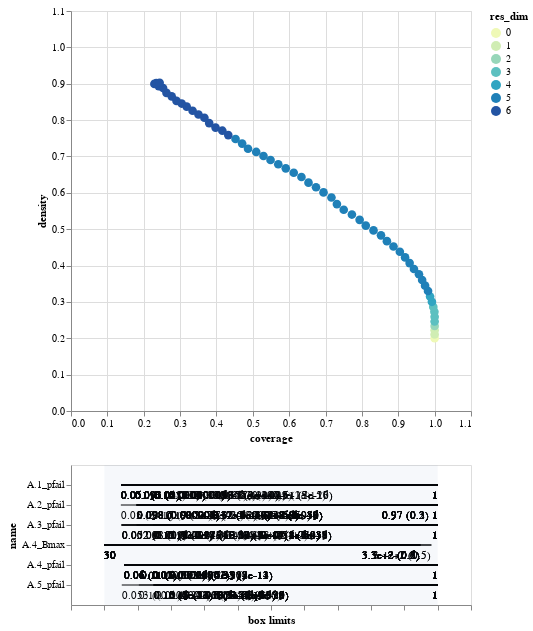

Here is the notebook cell this chart was saved with:
### Code cell
box.inspect_tradeoff()

### Figure 1 — Vega-Lite specification as saved in the notebook (floating-point values rounded to 4 significant figures; data arrays with more than 128 entries replaced by an {"elided": "..."} marker saying what was removed)
{"config": {"view": {"continuousWidth": 300, "continuousHeight": 300}}, "vconcat": [{"data": {"name": "data-16edd559a63a4d08633c9bd69ba12582"}, "mark": {"type": "circle", "size": 75}, "encoding": {"color": {"field": "res_dim", "scale": {"range": ["#eff9b6", "#d0edb3", "#97d6b9", "#5dc0c0", "#31a5c2", "#1f80b8", "#2354a3", "#21318d"]}, "type": "ordinal"}, "opacity": {"condition": {"param": "param_10", "value": 1}, "value": 0.4}, "tooltip": [{"field": "id", "type": "quantitative"}, {"field": "coverage", "format": ".2", "type": "quantitative"}, {"field": "density", "format": ".2", "type": "quantitative"}, {"field": "res_dim", "type": "ordinal"}], "x": {"field": "coverage", "scale": {"domain": [0, 1.1]}, "type": "quantitative"}, "y": {"field": "density", "scale": {"domain": [0, 1.1]}, "type": "quantitative"}}, "height": 400, "name": "view_10", "width": 400}, {"layer": [{"data": {"name": "data-a7d936b1b31cafd89b801e9d382fa5d8"}, "mark": {"type": "rule"}, "encoding": {"x": {"axis": {"grid": false, "labels": false, "title": "box limits"}, "field": "x_lower", "scale": {"domain": [0, 1], "padding": 0.1}, "type": "quantitative"}, "x2": {"field": "x_upper"}, "y": {"field": "name", "scale": {"padding": 1.0}, "type": "nominal"}}, "transform": [{"calculate": "(datum.x1-datum.minimum)/(datum.maximum-datum.minimum)", "as": "x_lower"}, {"calculate": "(datum.x2-datum.minimum)/(datum.maximum-datum.minimum)", "as": "x_upper"}, {"filter": {"param": "param_10"}}]}, {"data": {"name": "data-a7d936b1b31cafd89b801e9d382fa5d8"}, "mark": {"type": "text", "align": "left", "baseline": "top", "dy": 5}, "encoding": {"text": {"field": "text", "type": "ordinal"}, "x": {"axis": {"grid": false, "labels": false, "title": "box limits"}, "field": "x_lower", "scale": {"domain": [0, 1], "padding": 0.1}, "type": "quantitative"}, "x2": {"field": "x_upper"}, "y": {"field": "name", "scale": {"padding": 1.0}, "type": "nominal"}}, "transform": [{"calculate": "(datum.x1-datum.minimum)/(datum.maximum-datum.minimum)", "as": "x_lower"}, {"calculate": "(datum.x2-datum.minimum)/(datum.maximum-datum.minimum)", "as": "x_upper"}, {"filter": {"param": "param_10"}}, {"calculate": "datum.qp_lower>0?format(datum.x1, \".2\")+\" (\"+format(datum.qp_lower, \".1~g\")+\")\" :format(datum.x1, \".2\")", "as": "text"}]}, {"data": {"name": "data-a7d936b1b31cafd89b801e9d382fa5d8"}, "mark": {"type": "text", "align": "right", "baseline": "top", "dy": 5}, "encoding": {"text": {"field": "text", "type": "ordinal"}, "x": {"field": "x_upper", "type": "quantitative"}, "x2": {"field": "x_upper"}, "y": {"field": "name", "scale": {"padding": 1.0}, "type": "nominal"}}, "transform": [{"calculate": "(datum.x1-datum.minimum)/(datum.maximum-datum.minimum)", "as": "x_lower"}, {"calculate": "(datum.x2-datum.minimum)/(datum.maximum-datum.minimum)", "as": "x_upper"}, {"filter": {"param": "param_10"}}, {"calculate": "datum.qp_upper>0?format(datum.x2, \".2\")+\" (\"+format(datum.qp_upper, \".1\")+\")\" :format(datum.x2, \".2\")", "as": "text"}]}, {"data": {"name": "data-97aefd6d737ded565dc732e63f74ecc6"}, "mark": {"type": "rect", "opacity": 0.05}, "encoding": {"x": {"field": "start", "type": "quantitative"}, "x2": {"field": "end"}}}, {"data": {"name": "data-4f53cda18c2baa0c0354bb5f9a3ecbe5"}, "mark": {"type": "point"}, "encoding": {"x": {"field": "x", "type": "quantitative"}, "y": {"field": "name", "type": "nominal"}}, "transform": [{"filter": {"param": "param_10"}}]}, {"data": {"name": "data-4f53cda18c2baa0c0354bb5f9a3ecbe5"}, "mark": {"type": "text", "align": "center", "baseline": "top", "dy": 5}, "encoding": {"text": {"field": "item", "type": "nominal"}, "x": {"field": "x", "type": "quantitative"}, "y": {"field": "name", "type": "nominal"}}, "transform": [{"filter": {"param": "param_10"}}]}], "width": 400}], "params": [{"name": "param_10", "select": {"type": "point", "fields": ["id"]}, "views": ["view_10"]}], "$schema": "https://vega.github.io/schema/vega-lite/v5.17.0.json", "datasets": {"data-16edd559a63a4d08633c9bd69ba12582": [{"coverage": 1.0, "density": 0.2, "id": 0, "k": 1600, "mass": 1.0, "mean": 0.2, "n": 8000, "res_dim": 0}, {"coverage": 1.0, "density": 0.2105, "id": 1, "k": 1600, "mass": 0.95, "mean": 0.2105, "n": 7600, "res_dim": 1}, {"coverage": 1.0, "density": 0.2217, "id": 2, "k": 1600, "mass": 0.902, "mean": 0.2217, "n": 7216, "res_dim": 1}, {"coverage": 1.0, "density": 0.2336, "id": 3, "k": 1600, "mass": 0.856, "mean": 0.2336, "n": 6848, "res_dim": 2}, {"coverage": 1.0, "density": 0.246, "id": 4, "k": 1600, "mass": 0.813, "mean": 0.246, "n": 6504, "res_dim": 3}, {"coverage": 1.0, "density": 0.2591, "id": 5, "k": 1600, "mass": 0.772, "mean": 0.2591, "n": 6176, "res_dim": 3}, {"coverage": 0.9994, "density": 0.2727, "id": 6, "k": 1599, "mass": 0.733, "mean": 0.2727, "n": 5864, "res_dim": 3}, {"coverage": 0.9962, "density": 0.2863, "id": 7, "k": 1594, "mass": 0.696, "mean": 0.2863, "n": 5568, "res_dim": 3}, {"coverage": 0.9925, "density": 0.3003, "id": 8, "k": 1588, "mass": 0.661, "mean": 0.3003, "n": 5288, "res_dim": 4}, {"coverage": 0.9875, "density": 0.315, "id": 9, "k": 1580, "mass": 0.627, "mean": 0.315, "n": 5016, "res_dim": 4}, {"coverage": 0.9819, "density": 0.33, "id": 10, "k": 1571, "mass": 0.595, "mean": 0.33, "n": 4760, "res_dim": 5}, {"coverage": 0.9738, "density": 0.3447, "id": 11, "k": 1558, "mass": 0.565, "mean": 0.3447, "n": 4520, "res_dim": 5}, {"coverage": 0.9656, "density": 0.3603, "id": 12, "k": 1545, "mass": 0.536, "mean": 0.3603, "n": 4288, "res_dim": 5}, {"coverage": 0.9569, "density": 0.376, "id": 13, "k": 1531, "mass": 0.509, "mean": 0.376, "n": 4072, "res_dim": 5}, {"coverage": 0.9431, "density": 0.3905, "id": 14, "k": 1509, "mass": 0.483, "mean": 0.3905, "n": 3864, "res_dim": 5}, {"coverage": 0.9313, "density": 0.4067, "id": 15, "k": 1490, "mass": 0.458, "mean": 0.4067, "n": 3664, "res_dim": 5}, {"coverage": 0.9187, "density": 0.4224, "id": 16, "k": 1470, "mass": 0.435, "mean": 0.4224, "n": 3480, "res_dim": 5}, {"coverage": 0.9044, "density": 0.438, "id": 17, "k": 1447, "mass": 0.413, "mean": 0.438, "n": 3304, "res_dim": 5}, {"coverage": 0.8869, "density": 0.4525, "id": 18, "k": 1419, "mass": 0.392, "mean": 0.4525, "n": 3136, "res_dim": 5}, {"coverage": 0.8688, "density": 0.4671, "id": 19, "k": 1390, "mass": 0.372, "mean": 0.4671, "n": 2976, "res_dim": 5}, {"coverage": 0.8525, "density": 0.483, "id": 20, "k": 1364, "mass": 0.353, "mean": 0.483, "n": 2824, "res_dim": 5}, {"coverage": 0.8319, "density": 0.4966, "id": 21, "k": 1331, "mass": 0.335, "mean": 0.4966, "n": 2680, "res_dim": 5}, {"coverage": 0.8106, "density": 0.5098, "id": 22, "k": 1297, "mass": 0.318, "mean": 0.5098, "n": 2544, "res_dim": 5}, {"coverage": 0.7937, "density": 0.5257, "id": 23, "k": 1270, "mass": 0.302, "mean": 0.5257, "n": 2416, "res_dim": 5}, {"coverage": 0.7725, "density": 0.5402, "id": 24, "k": 1236, "mass": 0.286, "mean": 0.5402, "n": 2288, "res_dim": 5}, {"coverage": 0.75, "density": 0.5535, "id": 25, "k": 1200, "mass": 0.271, "mean": 0.5535, "n": 2168, "res_dim": 5}, {"coverage": 0.7312, "density": 0.5691, "id": 26, "k": 1170, "mass": 0.257, "mean": 0.5691, "n": 2056, "res_dim": 5}, {"coverage": 0.7163, "density": 0.5871, "id": 27, "k": 1146, "mass": 0.244, "mean": 0.5871, "n": 1952, "res_dim": 5}, {"coverage": 0.6944, "density": 0.6012, "id": 28, "k": 1111, "mass": 0.231, "mean": 0.6012, "n": 1848, "res_dim": 5}, {"coverage": 0.6737, "density": 0.6153, "id": 29, "k": 1078, "mass": 0.219, "mean": 0.6153, "n": 1752, "res_dim": 5}, {"coverage": 0.6531, "density": 0.628, "id": 30, "k": 1045, "mass": 0.208, "mean": 0.628, "n": 1664, "res_dim": 5}, {"coverage": 0.6338, "density": 0.6434, "id": 31, "k": 1014, "mass": 0.197, "mean": 0.6434, "n": 1576, "res_dim": 5}, {"coverage": 0.6125, "density": 0.6551, "id": 32, "k": 980, "mass": 0.187, "mean": 0.6551, "n": 1496, "res_dim": 5}, {"coverage": 0.5906, "density": 0.6674, "id": 33, "k": 945, "mass": 0.177, "mean": 0.6674, "n": 1416, "res_dim": 5}, {"coverage": 0.57, "density": 0.6786, "id": 34, "k": 912, "mass": 0.168, "mean": 0.6786, "n": 1344, "res_dim": 5}, {"coverage": 0.5487, "density": 0.6903, "id": 35, "k": 878, "mass": 0.159, "mean": 0.6903, "n": 1272, "res_dim": 5}, {"coverage": 0.5294, "density": 0.7012, "id": 36, "k": 847, "mass": 0.151, "mean": 0.7012, "n": 1208, "res_dim": 5}, {"coverage": 0.5094, "density": 0.7124, "id": 37, "k": 815, "mass": 0.143, "mean": 0.7124, "n": 1144, "res_dim": 5}, {"coverage": 0.4869, "density": 0.7213, "id": 38, "k": 779, "mass": 0.135, "mean": 0.7213, "n": 1080, "res_dim": 5}, {"coverage": 0.4706, "density": 0.7354, "id": 39, "k": 753, "mass": 0.128, "mean": 0.7354, "n": 1024, "res_dim": 5}, {"coverage": 0.4525, "density": 0.7479, "id": 40, "k": 724, "mass": 0.121, "mean": 0.7479, "n": 968, "res_dim": 5}, {"coverage": 0.4325, "density": 0.7588, "id": 41, "k": 692, "mass": 0.114, "mean": 0.7588, "n": 912, "res_dim": 6}, {"coverage": 0.4163, "density": 0.7708, "id": 42, "k": 666, "mass": 0.108, "mean": 0.7708, "n": 864, "res_dim": 6}, {"coverage": 0.3975, "density": 0.7794, "id": 43, "k": 636, "mass": 0.102, "mean": 0.7794, "n": 816, "res_dim": 6}, {"coverage": 0.38, "density": 0.7917, "id": 44, "k": 608, "mass": 0.096, "mean": 0.7917, "n": 768, "res_dim": 6}, {"coverage": 0.3669, "density": 0.8063, "id": 45, "k": 587, "mass": 0.091, "mean": 0.8063, "n": 728, "res_dim": 6}, {"coverage": 0.3506, "density": 0.8154, "id": 46, "k": 561, "mass": 0.086, "mean": 0.8154, "n": 688, "res_dim": 6}, {"coverage": 0.3344, "density": 0.8256, "id": 47, "k": 535, "mass": 0.081, "mean": 0.8256, "n": 648, "res_dim": 6}, {"coverage": 0.3181, "density": 0.8372, "id": 48, "k": 509, "mass": 0.076, "mean": 0.8372, "n": 608, "res_dim": 6}, {"coverage": 0.3044, "density": 0.8455, "id": 49, "k": 487, "mass": 0.072, "mean": 0.8455, "n": 576, "res_dim": 6}, {"coverage": 0.29, "density": 0.8529, "id": 50, "k": 464, "mass": 0.068, "mean": 0.8529, "n": 544, "res_dim": 6}, {"coverage": 0.2769, "density": 0.8652, "id": 51, "k": 443, "mass": 0.064, "mean": 0.8652, "n": 512, "res_dim": 6}, {"coverage": 0.2625, "density": 0.875, "id": 52, "k": 420, "mass": 0.06, "mean": 0.875, "n": 480, "res_dim": 6}, {"coverage": 0.2531, "density": 0.8882, "id": 53, "k": 405, "mass": 0.057, "mean": 0.8882, "n": 456, "res_dim": 6}, {"coverage": 0.2412, "density": 0.8935, "id": 54, "k": 386, "mass": 0.054, "mean": 0.8935, "n": 432, "res_dim": 6}, {"coverage": 0.2294, "density": 0.8995, "id": 55, "k": 367, "mass": 0.051, "mean": 0.8995, "n": 408, "res_dim": 6}, {"coverage": 0.2344, "density": 0.9014, "id": 56, "k": 375, "mass": 0.052, "mean": 0.9014, "n": 416, "res_dim": 6}, {"coverage": 0.2437, "density": 0.9028, "id": 57, "k": 390, "mass": 0.054, "mean": 0.9028, "n": 432, "res_dim": 6}], "data-a7d936b1b31cafd89b801e9d382fa5d8": {"elided": "281 records"}, "data-97aefd6d737ded565dc732e63f74ecc6": [{"start": 0, "end": 1}], "data-4f53cda18c2baa0c0354bb5f9a3ecbe5": []}}
